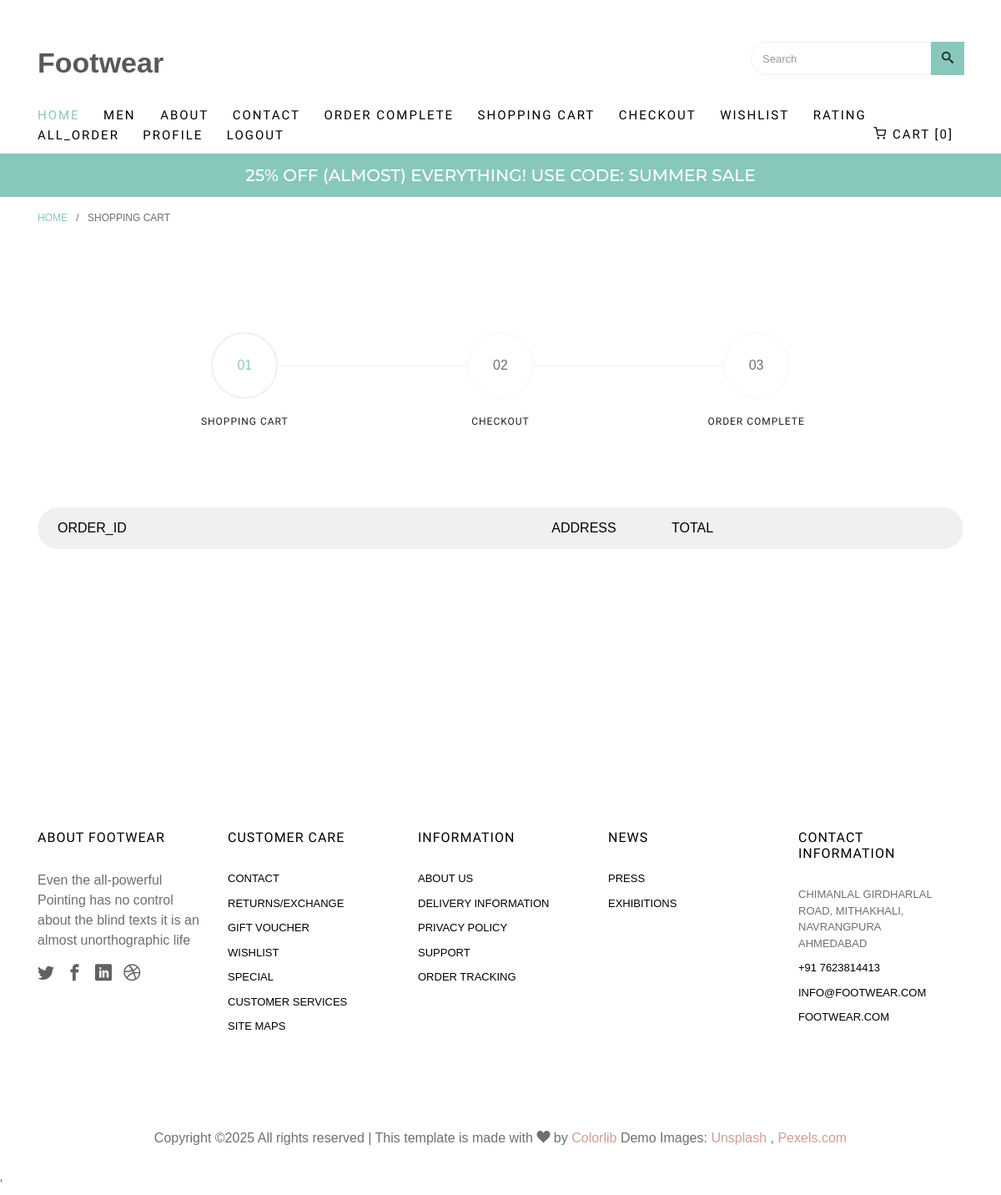
/all_order (signed in), run on an earlier commit of the app's database.
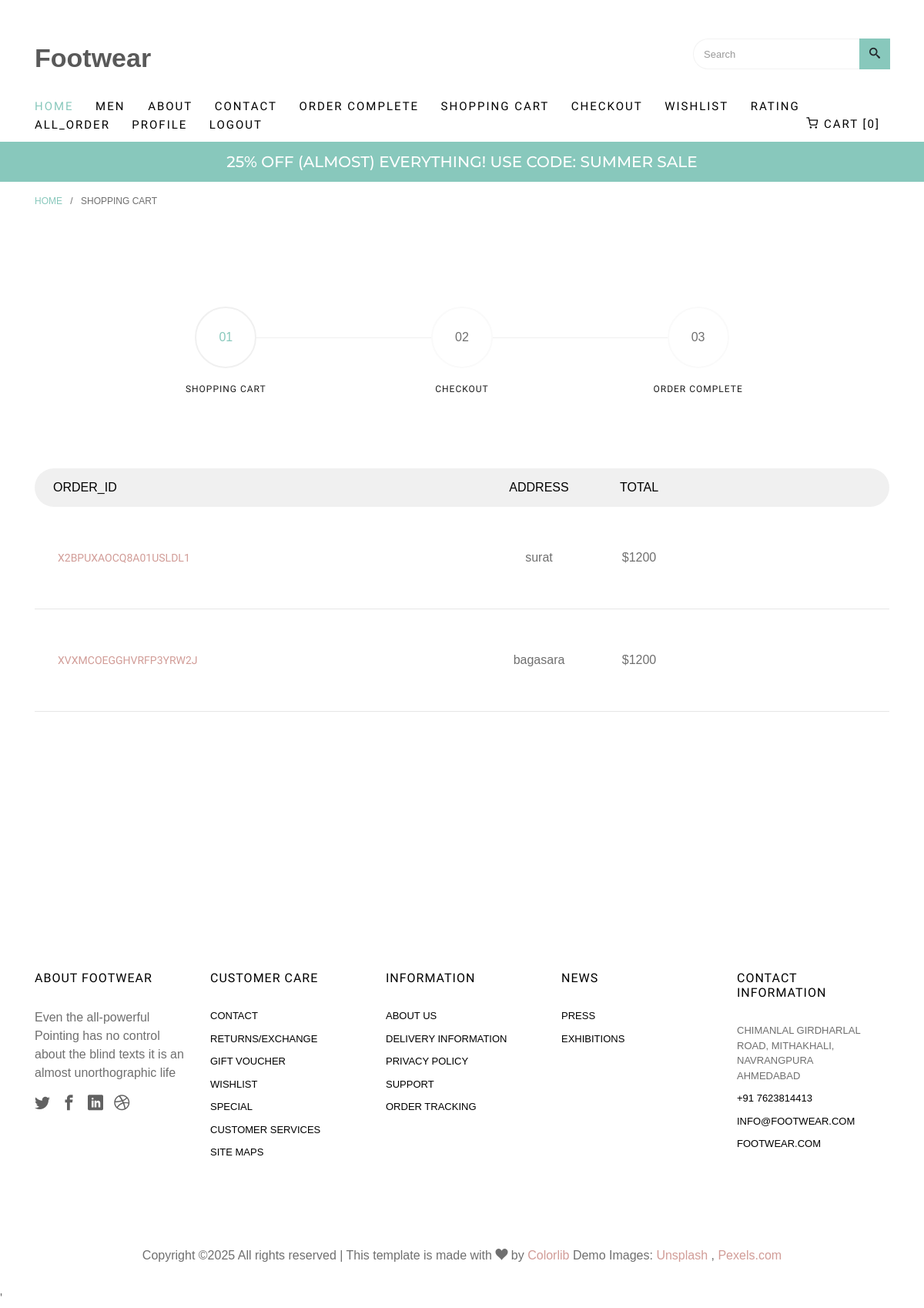
And on a later commit of the database.
### shopapp/models.py (models this page shows, shortened)
class order(models.Model):
    order_id=models.CharField(max_length=20)
    user=models.ForeignKey(register,on_delete=models.CASCADE)
    address=models.ForeignKey(checkout_page,on_delete=models.CASCADE)
    product=models.ManyToManyField(add_to_cart)
    total=models.IntegerField(blank=True,null=True)
    datetime=models.DateTimeField(auto_now_add=True,blank=True,null=True)

class checkout_page(models.Model):
    register=models.ForeignKey(register,on_delete=models.CASCADE,blank=True,null=True)
    name=models.CharField(max_length=50,blank=True,null=True)
    email=models.EmailField(max_length=50)
    address=models.CharField(max_length=50)
    message=models.CharField(max_length=50,blank=True,null=True)
    phone=models.IntegerField()

### shopapp/views.py (the view)
# urls.py: path('all_order', views.all_order, name='all_order'),
def all_order(request):
    uid=register.objects.get(email=request.session['email'])
    odr=order.objects.filter(user=uid)
    print(odr)
    co={
        "odr":odr,
    }
    return render(request,"all_order.html",co)

### shopapp/templates/all_order.html
{% extends 'index.html'%}
{% load static %}
{% block content %}
		<div class="breadcrumbs">
			<div class="container">
				<div class="row">
					<div class="col">
						<p class="bread"><span><a href="index.html">Home</a></span> / <span>Shopping Cart</span></p>
					</div>
				</div>
			</div>
		</div>
		<div class="colorlib-product">
			<div class="container">
				<div class="row row-pb-lg">
					<div class="col-md-10 offset-md-1">
						<div class="process-wrap">
							<div class="process text-center active">
								<p><span>01</span></p>
								<h3>Shopping Cart</h3>
							</div>
							<div class="process text-center">
								<p><span>02</span></p>
								<h3>Checkout</h3>
							</div>
							<div class="process text-center">
								<p><span>03</span></p>
								<h3>Order Complete</h3>
							</div>
						</div>
					</div>
				</div>
				<div class="row row-pb-lg">
					<div class="col-md-12">
						<div class="product-name d-flex">
							<div class="one-forth text-left px-4">
								<span>Order_id</span>
							</div>
							<div class="one-eight text-center">
								<span>Address</span>
							</div>
							<div class="one-eight text-center">
								<span>Total</span>
							</div>
						</div>
						{% for i in odr %}
						<div class="product-cart d-flex">
							<div class="one-forth">
								<div class="display-tc">
									<h3><a href="/single_order/{{i.order_id}}">{{i.order_id}}</a></h3>
								</div>
							</div>
							<div class="one-eight text-center">
								<div class="display-tc">
									<span class="price">{{i.address.address}}</span>
								</div>
							</div>
							<div class="one-eight text-center">
								<div class="display-tc">
									<span class="price">${{i.total}}</span>
								</div>
							</div>
						</div>
						{% endfor %}
					</div>
				</div>
			</div>
		</div>
{% endblock %}

What changed in the data, as far as the page shows it:
added order: order_id "X2BPUXAOCQ8A01USLDL1", address.address "surat", total "1200"
added order: order_id "XVXMCOEGGHVRFP3YRW2J", address.address "bagasara", total "1200"
